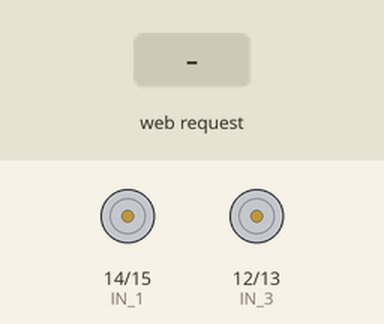
This sketch was run on a simulated ESP32. Parts: motor-driver pin pairs drawn as motors (green arrow = first pin HIGH = forward, orange = second pin HIGH = backward, longer = more drive, scaled by the enable pin). Inputs (shaded band) come from the test bench. WiFi joins after 1.5 s; servers stay silent unless stated; what the sketch prints to the serial monitor is not drawn.

Above: at 2.7 s.
2.8 s: HTTP request GET /?State=F received
At 3.8 s:
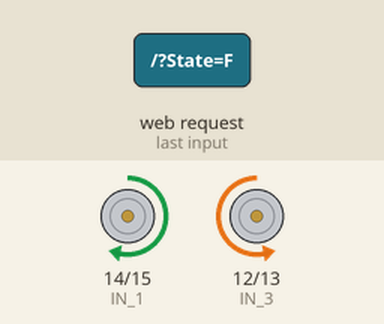
4.3 s: HTTP request GET /?State=B received
At 4.9 s:
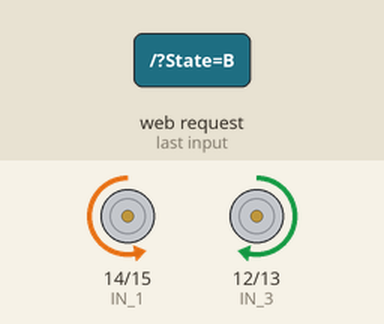
5.8 s: HTTP request GET /?State=L received
At 6.1 s:
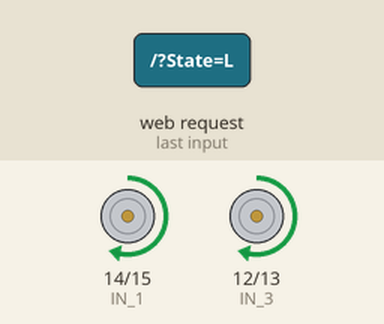
7.3 s: HTTP request GET /?State=R received
At 8.4 s:
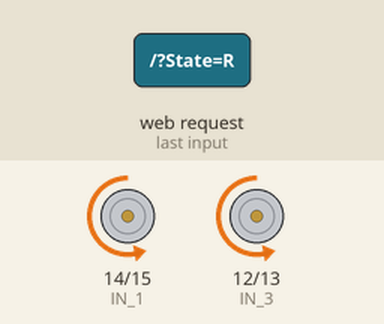
Timing chart, 0 to 9.8 s (numbered marks = the images above; inputs shaded):
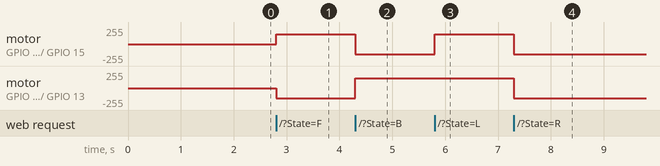

The sketch:

test1_autito.ino
```cpp
#include <WiFi.h>
#include <WebServer.h>

const char* ssid = "terreneitor";
const char* password = "12345678";

#define ENA   2     // Enable/speed motors Right    GPIO2
#define IN_1  14    // L298N in1 motors Right       GPIO14
#define IN_2  15    // L298N in2 motors Right       GPIO15
#define IN_3  12    // L298N in3 motors Left        GPIO12
#define IN_4  13    // L298N in4 motors Left        GPIO13
#define ENB   4     // Enable/speed motors Left     GPIO4

//#define Light  16   // Light  GPIO16

String command;             //String to store app command state.
int speedCar = 150; // 0 to 255
int speed_low = 60;

WebServer server(80);

void setup() {
  Serial.begin(115200);

  pinMode(ENA, OUTPUT);
  pinMode(IN_1, OUTPUT);
  pinMode(IN_2, OUTPUT);
  pinMode(IN_3, OUTPUT);
  pinMode(IN_4, OUTPUT);
  pinMode(ENB, OUTPUT);

//  pinMode(Light, OUTPUT);

  WiFi.begin(ssid, password);

  Serial.print("Conectando a ");
  Serial.println(ssid);

  // Espera a que se conecte
  while (WiFi.status() != WL_CONNECTED) {
    delay(500);
    Serial.print(".");
  }

  Serial.println("");
  Serial.println("Conexión establecida!");
  Serial.print("Dirección IP asignada: ");
  Serial.println(WiFi.localIP());
  WiFi.softAP(ssid, password);

  server.on("/", HTTP_handleRoot);
  server.onNotFound(HTTP_handleRoot);
  server.begin();
}

void loop() {
  server.handleClient();

  command = server.arg("State");
  if (command == "F") goForward();
  else if (command == "B") goBack();
  else if (command == "L") goLeft();
  else if (command == "R") goRight();
  else if (command == "I") goForwardRight();
  else if (command == "G") goForwardLeft();
  else if (command == "J") goBackRight();
  else if (command == "H") goBackLeft();
  //else if (command == "W") digitalWrite(Light, HIGH); // luces
  //else if (command == "w") digitalWrite(Light, LOW);  // no luces
  else if (command == "0") speedCar = 100;
  else if (command == "1") speedCar = 120;
  else if (command == "2") speedCar = 140;
  else if (command == "3") speedCar = 160;
  else if (command == "4") speedCar = 180;
  else if (command == "5") speedCar = 200;
  else if (command == "6") speedCar = 215;
  else if (command == "7") speedCar = 230;
  else if (command == "8") speedCar = 240;
  else if (command == "9") speedCar = 255;
  else if (command == "S") stopRobot();
}

void HTTP_handleRoot() {
  if (server.hasArg("State")) {
    Serial.println(server.arg("State"));
  }
  server.send(200, "text/html", "");
}

void goForward() {
  digitalWrite(IN_1, HIGH);
  digitalWrite(IN_2, LOW);
  analogWrite(ENA, speedCar);

  digitalWrite(IN_3, LOW);
  digitalWrite(IN_4, HIGH);
  analogWrite(ENB, speedCar);
}

void goBack() {
  digitalWrite(IN_1, LOW);
  digitalWrite(IN_2, HIGH);
  analogWrite(ENA, speedCar);

  digitalWrite(IN_3, HIGH);
  digitalWrite(IN_4, LOW);
  analogWrite(ENB, speedCar);
}

void goRight() {
  digitalWrite(IN_1, LOW);
  digitalWrite(IN_2, HIGH);
  analogWrite(ENA, speedCar);

  digitalWrite(IN_3, LOW);
  digitalWrite(IN_4, HIGH);
  analogWrite(ENB, speedCar);
}

void goLeft() {
  digitalWrite(IN_1, HIGH);
  digitalWrite(IN_2, LOW);
  analogWrite(ENA, speedCar);

  digitalWrite(IN_3, HIGH);
  digitalWrite(IN_4, LOW);
  analogWrite(ENB, speedCar);
}

void goForwardRight() {
  digitalWrite(IN_1, HIGH);
  digitalWrite(IN_2, LOW);
  analogWrite(ENA, speedCar-speed_low);

  digitalWrite(IN_3, LOW);
  digitalWrite(IN_4, HIGH);
  analogWrite(ENB, speedCar);
}

void goForwardLeft() {
  digitalWrite(IN_1, HIGH);
  digitalWrite(IN_2, LOW);
  analogWrite(ENA, speedCar);

  digitalWrite(IN_3, LOW);
  digitalWrite(IN_4, HIGH);
  analogWrite(ENB, speedCar-speed_low);
}

void goBackRight() {
  digitalWrite(IN_1, LOW);
  digitalWrite(IN_2, HIGH);
  analogWrite(ENA, speedCar-speed_low);

  digitalWrite(IN_3, HIGH);
  digitalWrite(IN_4, LOW);
  analogWrite(ENB, speedCar);
}

void goBackLeft() {
  digitalWrite(IN_1, LOW);
  digitalWrite(IN_2, HIGH);
  analogWrite(ENA, speedCar);

  digitalWrite(IN_3, HIGH);
  digitalWrite(IN_4, LOW);
  analogWrite(ENB, speedCar-speed_low);
}

void stopRobot() {
  digitalWrite(IN_1, LOW);
  digitalWrite(IN_2, LOW);
  analogWrite(ENA, speedCar);

  digitalWrite(IN_3, LOW);
  digitalWrite(IN_4, LOW);
  analogWrite(ENB, speedCar);
}
```

Measured:
- after the input at 2.8 s, motor on GPIO 14 (IN_1) / GPIO 15 (IN_2): stopped → forward 150/255 at once; motor on GPIO 12 (IN_3) / GPIO 13 (IN_4): stopped → backward 150/255 at once
- after the input at 4.3 s, motor on GPIO 14 (IN_1) / GPIO 15 (IN_2): forward 150/255 → backward 150/255 at once; motor on GPIO 12 (IN_3) / GPIO 13 (IN_4): backward 150/255 → forward 150/255 at once
- after the input at 5.8 s, motor on GPIO 14 (IN_1) / GPIO 15 (IN_2): backward 150/255 → forward 150/255 at once
- after the input at 7.3 s, motor on GPIO 14 (IN_1) / GPIO 15 (IN_2), motor on GPIO 12 (IN_3) / GPIO 13 (IN_4): forward 150/255 → backward 150/255 at once
